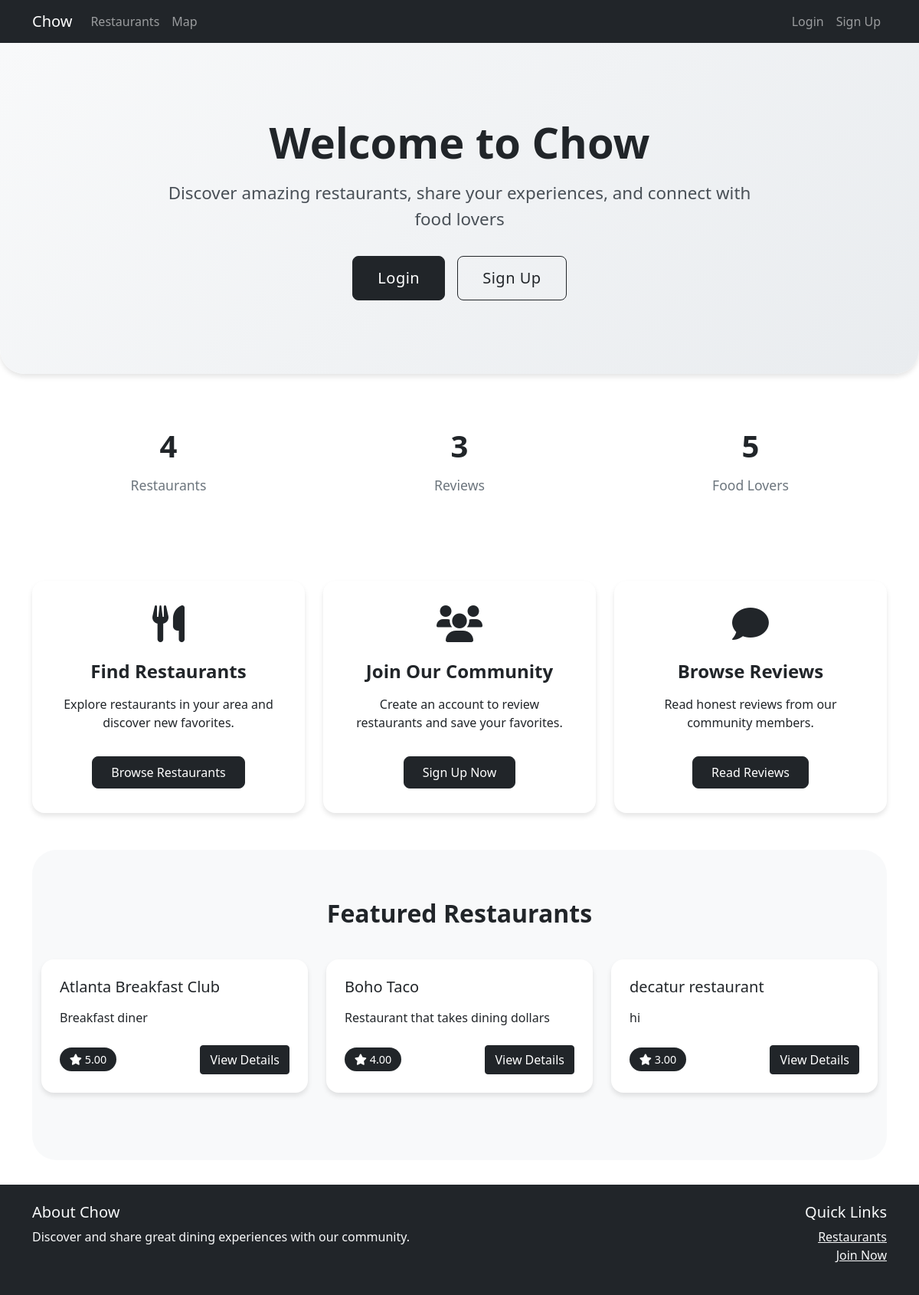
Before: / with the older database file.
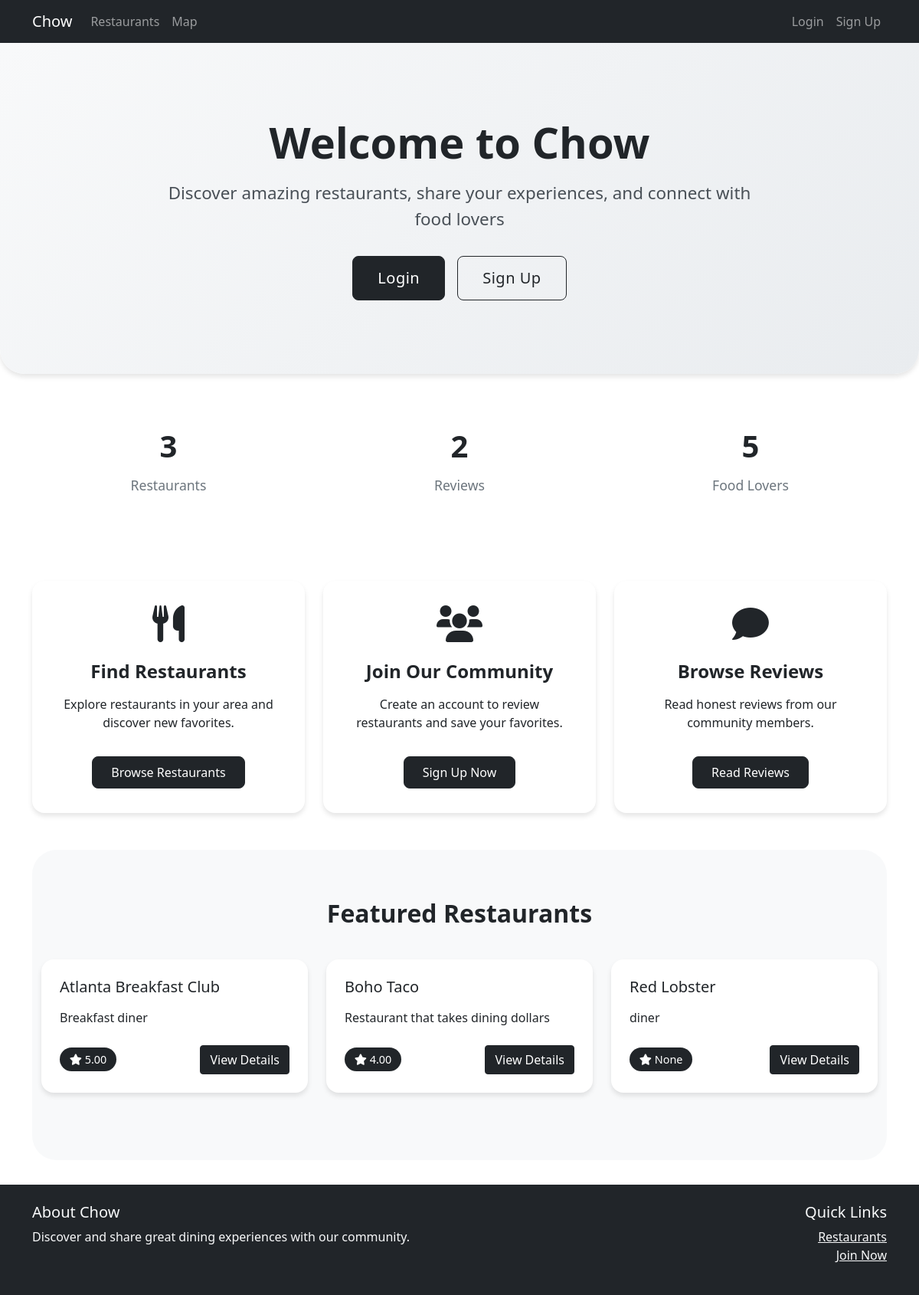
After: the same page with the newer database file.
### restaurants/models.py (models this page shows, shortened)
class Restaurant(models.Model):
    id = models.AutoField(primary_key=True)
    name = models.CharField(max_length=255)
    average_rating = models.DecimalField(decimal_places=2, max_digits = 3, null=True, blank=True)
    description = models.CharField(max_length=255)
    creator = models.ForeignKey(User, on_delete=models.DO_NOTHING, null=True, blank=True)
    owner = models.ForeignKey(Owner, on_delete=models.CASCADE, null=True, blank=True)
    favorites = models.ManyToManyField(User, blank=True, related_name='favorite_restaurants')
    image = models.ImageField(upload_to='restaurant_images/', null=True, blank=True)
    city = models.CharField(max_length=100, blank=True)
    state = models.CharField(max_length=100, blank=True)
    country = models.CharField(max_length=100, blank=True)
    latitude = models.FloatField(null=True, blank=True)
    longitude = models.FloatField(null=True, blank=True)
    location = models.CharField(max_length=255, blank=True)
    PRICE_RANGES = [
        ('cheap', '$'),
        ('medium', '$$'),
        ('pricey', '$$$'),
    ]
    price_range = models.CharField(max_length=10, choices=PRICE_RANGES, default='medium')

### home/views.py (the view)
# urls.py: path('', include('home.urls')),
def home(request):
    context = {
        'featured_restaurants': Restaurant.objects.order_by('-average_rating')[:3],
        'restaurant_count': Restaurant.objects.count(),
        'review_count': Review.objects.count(),
        'user_count': User.objects.count()
    }
    return render(request, 'home/home.html', context)

### home/templates/home/home.html (shortened to what the changed rows need)
{% extends 'base.html' %}
{% load static %}
{% block extra_css %}
<link rel="stylesheet" href="{% static 'css/home.css' %}">
{% endblock %}
{% block content %}
<div class="home-hero text-center">
  <div class="container">
    <h1 class="mb-3">Welcome to Chow</h1>
  </div>
</div>
<div class="home-stats">
  <div class="container">
    <div class="row">
      <div class="col-md-4">
        <div class="stat-item">
          <div class="number">{{ restaurant_count|default:"100+" }}</div>
          <div class="label">Restaurants</div>
        </div>
      </div>
      <div class="col-md-4">
        <div class="stat-item">
          <div class="number">{{ review_count|default:"500+" }}</div>
          <div class="label">Reviews</div>
        </div>
      </div>
    </div>
  </div>
</div>
<div class="container">
  {% if featured_restaurants %}
  <div class="featured-section">
    <div class="container">
      <h2 class="text-center">Featured Restaurants</h2>
      <div class="row">
        {% for restaurant in featured_restaurants %}
        <div class="col-md-4 mb-4">
          <div class="card restaurant-card h-100">
            <div class="card-body">
              <h5 class="card-title mb-3">{{ restaurant.name }}</h5>
              <p class="card-text mb-4">{{ restaurant.description }}</p>
              <div class="d-flex justify-content-between align-items-center">
                <div class="rating">
                  <i class="fas fa-star"></i> {{ restaurant.average_rating }}
                </div>
                <a href="{% url 'restaurants.show' id=restaurant.id %}" class="btn btn-dark">View Details</a>
              </div>
            </div>
          </div>
        </div>
        {% endfor %}
      </div>
    </div>
  </div>
  {% endif %}
</div>
{% endblock %}

Changed rows visible on the page:
removed Restaurant: name "decatur restaurant", description "hi", average_rating "3.00"
now on this page (row unchanged): Restaurant: name "Red Lobster", description "diner", average_rating "None"
Other visible differences:
{{ restaurant_count|default:"100+" }}: "4" → "3"
{{ review_count|default:"500+" }}: "3" → "2"
